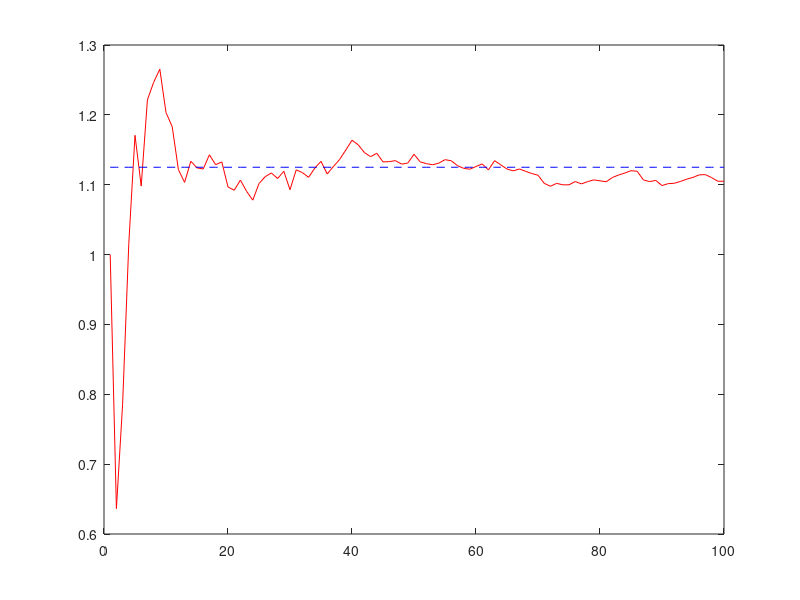

Recreate this plot in MATLAB.
% for homework 2
% problem 1

clear; close all;

PI = [0.1 0.3 0.4 0.2; 0.2 0.1 0.3 0.4; 0.4 0.2 0.1 0.3; 0.3 0.4 0.2 0.1];  % transition matrix

f=[2.0 1.0 2.5 -1.0];

N=4; % state #
K=1000;

%generate the chain
 x(1,1) = ceil(4*rand);
    for k = 2:K
        % generate a chain
        P = PI(x(k-1,1),:); %pick i-th row
        U = rand;
        if U < P(1)
            x(k,1) = 1;
            
        elseif (P(1)<U&&U<(P(1)+P(2)))
            x(k,1) = 2;
            
        elseif((P(1)+P(2))<U&&U<(P(1)+P(2)+P(3)))
                    
                    x(k,1) = 3;
        else
            x(k,1) = N; 
        end
    end
 
[V, D] = eig(PI'); 
ind = find(abs(diag(D)-1)< 1e-6);
P = V(:,ind)/sum(V(:,ind));
    
% generate the estimator

for i=1:10:1000
Est1(i)=(1/i)*sum(f(x(1:i,1)));
Est2(i)=sum(f*P);
end;

plot(Est1(1:10:1000),'r');
hold on, plot(Est2(1:10:1000),'--b')
    
    
